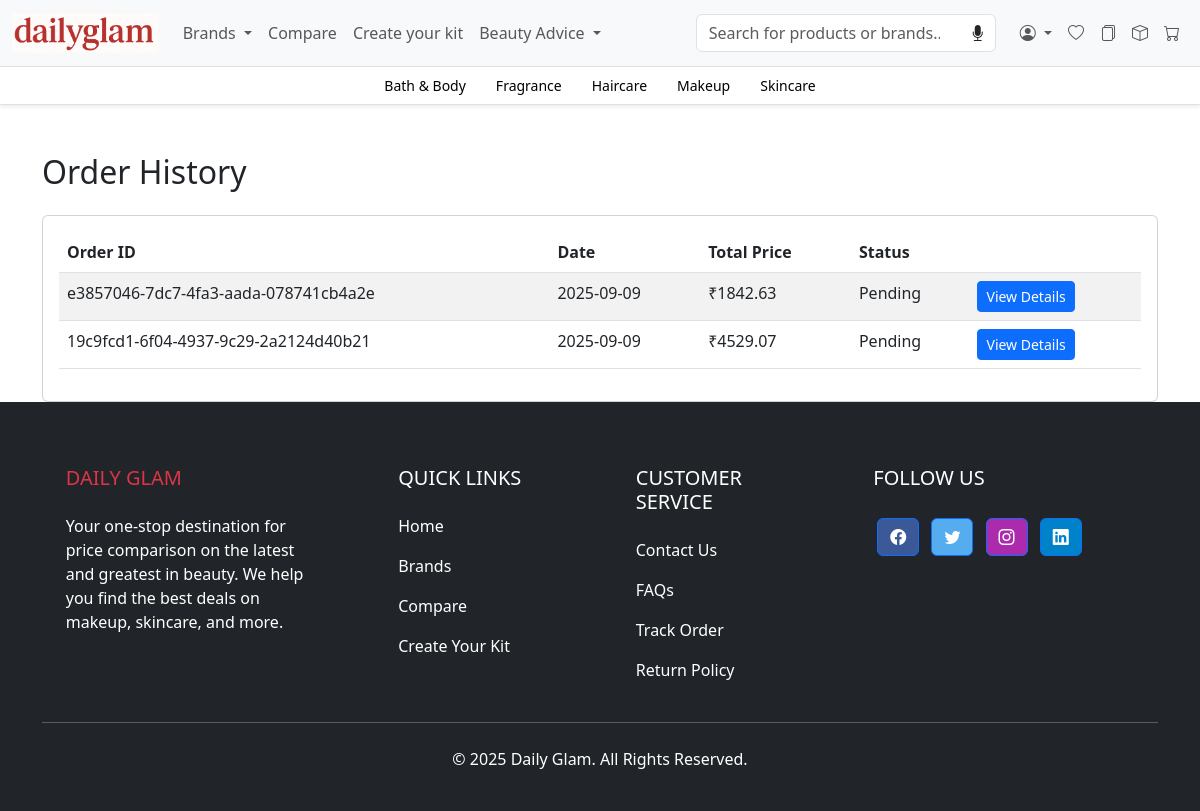
Screenshot of /dashboard/orders/ (signed in) with the database file from the repository.
### dashboard/models.py (models this page shows, shortened)
class Order(models.Model):
    STATUS_CHOICES = (
        ('Pending', 'Pending'),
        ('Processing', 'Processing'),
        ('Shipped', 'Shipped'),
        ('Delivered', 'Delivered'),
        ('Cancelled', 'Cancelled'),
    )
    order_id = models.UUIDField(primary_key=True, default=uuid.uuid4, editable=False)
    user = models.ForeignKey(User, on_delete=models.CASCADE, related_name='orders')
    total_price = models.DecimalField(max_digits=10, decimal_places=2)
    status = models.CharField(max_length=20, choices=STATUS_CHOICES, default='Pending')
    created_at = models.DateTimeField(auto_now_add=True)
    updated_at = models.DateTimeField(auto_now=True)

### dashboard/views.py (the view)
# urls.py: path('orders/', order_history_view, name='order_history'),
@login_required
def order_history_view(request):
    orders = Order.objects.filter(user=request.user).order_by('-created_at')
    context = get_base_context()
    context['orders'] = orders
    return render(request, 'dashboard/order_history.html', context)

### dashboard/context_processors.py (called while the page is built)
def cart_context(request):
    cart_item_count = 0
    if request.user.is_authenticated:
        try:
            cart = Cart.objects.get(user=request.user)
            cart_item_count = cart.items.count()
        except Cart.DoesNotExist:
            pass
    return {'cart_context': {'cart_item_count': cart_item_count}}

def wishlist_context(request):
    wishlist_item_count = 0
    if request.user.is_authenticated:
        wishlist_item_count = Wishlist.objects.filter(user=request.user).count()
    return {'wishlist_context': {'wishlist_item_count': wishlist_item_count}}

def price_alert_context(request):
    price_alert_count = 0
    if request.user.is_authenticated:
        price_alert_count = PriceAlert.objects.filter(user=request.user, is_active=True).count()
    return {'price_alert_context': {'price_alert_count': price_alert_count}}

### dashboard/views.py (called while the page is built)
def get_base_context():
    brands = Brand.objects.annotate(num_products=Count('products')).filter(num_products__gt=0).order_by('name')
    num_brands = len(brands)
    num_columns = 4
    brand_columns = []
    if num_brands > 0:
        brands_per_column = math.ceil(num_brands / num_columns)
        brand_columns = [brands[i:i + brands_per_column] for i in range(0, num_brands, brands_per_column)]
    category_names = Product.objects.values_list('category', flat=True).filter(category__isnull=False).exclude(category__exact='').distinct().order_by('category')
    categories = [{'name': name} for name in category_names]
    return {
        'brands': brands,
        'brand_columns': brand_columns,
        'categories': categories
    }

### kit/context_processors.py (called while the page is built)
def kit_context(request):
    kit_item_count = 0
    if 'kit' in request.session:
        kit_item_count = len(request.session['kit'])
    return {'kit_context': {'kit_item_count': kit_item_count}}

### dashboard/templates/dashboard/order_history.html (shortened to what this page needs)
{% extends 'dashboard/base.html' %}
{% block content %}
<div class="container mt-5">
    <h2 class="mb-4">Order History</h2>
    <div class="card">
        <div class="card-body">
            <table class="table table-striped">
                <thead>
                    <tr>
                        <th>Order ID</th>
                        <th>Date</th>
                        <th>Total Price</th>
                        <th>Status</th>
                        <th></th>
                    </tr>
                </thead>
                <tbody>
                    {% for order in orders %}
                    <tr>
                        <td>{{ order.order_id }}</td>
                        <td>{{ order.created_at|date:"Y-m-d" }}</td>
                        <td>₹{{ order.total_price|floatformat:2 }}</td>
                        <td>{{ order.status }}</td>
                        <td><a href="{% url 'dashboard:order_detail' order.order_id %}" class="btn btn-primary btn-sm">View Details</a></td>
                    </tr>
                    {% empty %}
                    <tr>
                        <td colspan="5" class="text-center">You have no past orders.</td>
                    </tr>
                    {% endfor %}
                </tbody>
            </table>
        </div>
    </div>
</div>
{% endblock %}

### dashboard/templates/dashboard/base.html (style rules this page uses)
body { display: flex; flex-direction: column; min-height: 100vh; }

### rows the page displays
Order: order_id "e3857046-7dc7-4fa3-aada-078741cb4a2e", created_at "2025-09-09", total_price "1842.63", status "Pending"
Order: order_id "19c9fcd1-6f04-4937-9c29-2a2124d40b21", created_at "2025-09-09", total_price "4529.07", status "Pending"

### other values shown
{{ category.name }} "Bath & Body" "Fragrance" "Haircare" "Makeup" "Skincare"
